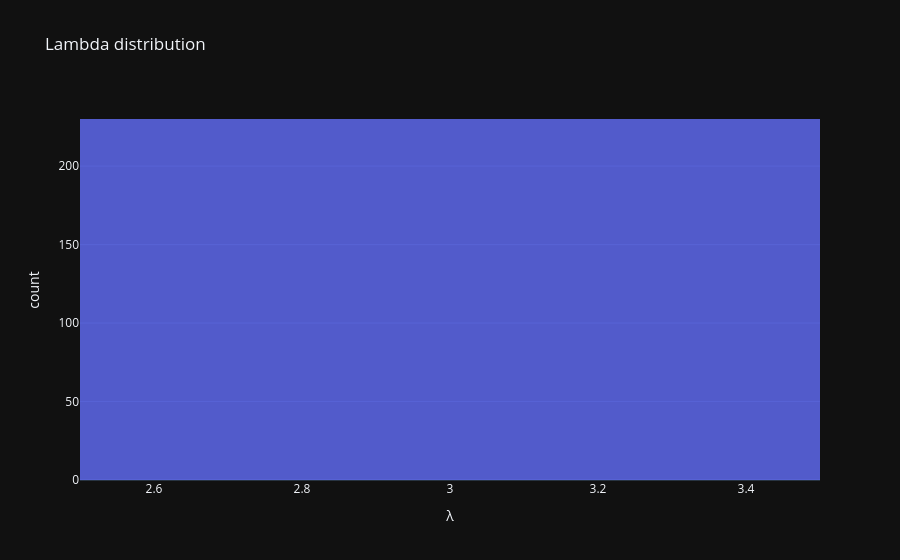

The code cell stored with this chart in its notebook:
### Code cell
import plotly.express as px
import pandas as pd

df_lambda = pd.DataFrame({"lambda": StackLambda})

fig = px.histogram(
    df_lambda,
    x="lambda",
    nbins=100,
    title="Lambda distribution",
    labels={"lambda": "λ"},
    opacity=0.8
)

fig.show()

### Figure 1 — Plotly figure (JSON) as saved in the notebook; plotly's stock layout.template omitted (floating-point values rounded to 4 significant figures; data arrays with more than 128 entries replaced by an {"elided": "..."} marker saying what was removed)
{"data": [{"bingroup": "x", "hovertemplate": "λ=%{x}<br>count=%{y}<extra></extra>", "legendgroup": "", "marker": {"color": "#636efa", "opacity": 0.8, "pattern": {"shape": ""}}, "name": "", "nbinsx": 100, "orientation": "v", "showlegend": false, "x": {"elided": "230 int values"}, "xaxis": "x", "yaxis": "y", "type": "histogram"}], "layout": {"xaxis": {"anchor": "y", "domain": [0.0, 1.0], "title": {"text": "λ"}}, "yaxis": {"anchor": "x", "domain": [0.0, 1.0], "title": {"text": "count"}}, "legend": {"tracegroupgap": 0}, "title": {"text": "Lambda distribution"}, "barmode": "relative"}}
